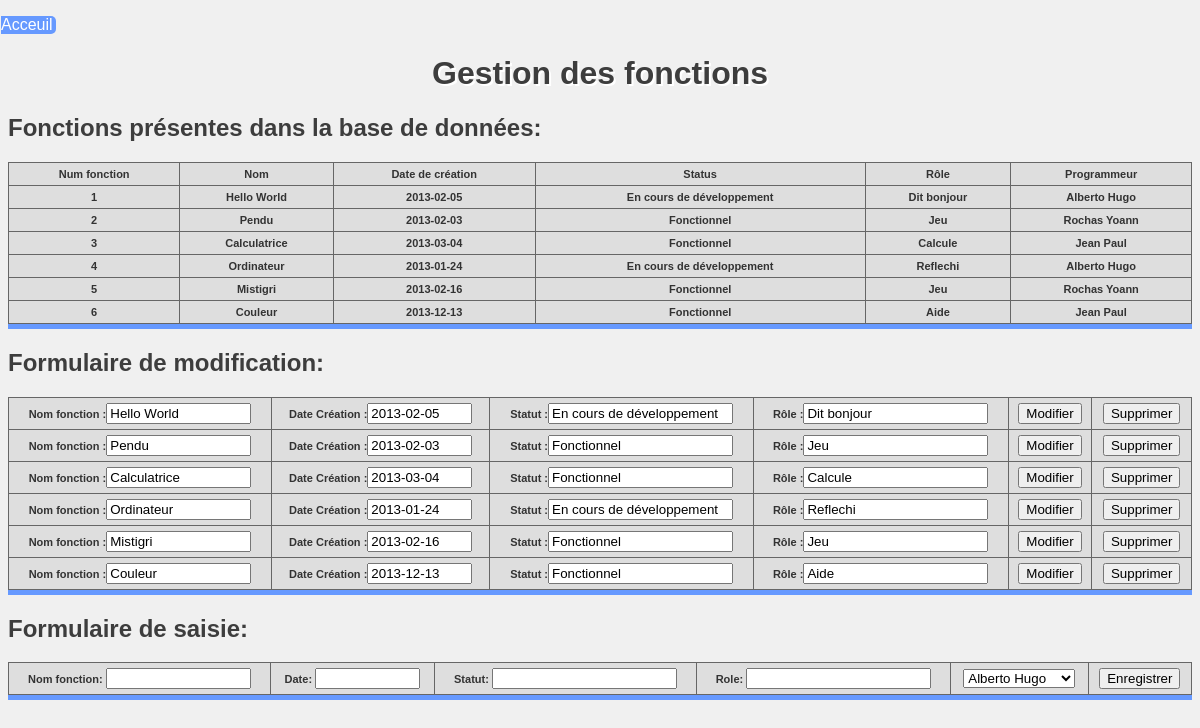
Page /fonction.php on the committed database.
### tables this page shows
create table Fonction(
    fonNum tinyint AUTO_INCREMENT,
    fonNom varchar(40),
    fonDate date,
    fonStatut varchar(40),
    fonRole varchar(40),
    proNum tinyint NOT NULL,
    primary key(fonNum));

create table Programmeur(
    proNum tinyint AUTO_INCREMENT,
    proNom varchar(20),
    proPrenom varchar(20),
    primary key(proNum));

### fonction.php (the view, shortened to what this page needs)
<!DOCTYPE html>
<html>
<link rel="stylesheet" href="site.css"/>
	<head>
	</head>
	<div class="accueil"><p><a href="index.php"/>Acceuil</a></p></div>
	<center><h1>Gestion des fonctions</h1></center>
	<body>
		<div class="tab">
		<p><h2>Fonctions présentes dans la base de données: </h2></p>
			<table>
				<thead>
					<tr>
						<th>Num fonction</th>
						<th>Nom</th>
						<th>Date de création</th>
						<th>Status</th>
						<th>Rôle</th>
						<th>Programmeur</th>
					</tr>
				</thead>
				<tbody>
				<?php
					$sql="SELECT Fonction.*,proNom, proPrenom FROM Fonction NATURAL JOIN Programmeur ORDER BY Fonction.fonNum";
					$result=mysql_query($sql);
					while($array=mysql_fetch_array($result))
					{
						$num=$array['fonNum'];
						$nom=$array['fonNom'];
						$date=$array['fonDate'];
						$statut=$array['fonStatut'];
						$role=$array['fonRole'];
						$programmeur=$array['proNom'];
						$programmeurP=$array['proPrenom'];
					?>
						<tr>
						<th><?=$num?></th>
						<th><?=$nom?></th>
						<th><?=$date?></th>
						<th><?=$statut?></th>
						<th><?=$role?></th>
						<th><? echo $programmeur ." ". $programmeurP?></th>
					</tr>
				<?
					}
				?>
				</tbody>
			</table>
			</div>
			<p><h2>Formulaire de modification: </h2></p>
			<div class="tab">
			<table>
			<?
				$sql="SELECT Fonction.*,proNom FROM Fonction NATURAL JOIN Programmeur ORDER BY Fonction.fonNum";
				$result=mysql_query($sql);
				while($array=mysql_fetch_array($result))
				{
					$nom=$array['fonNom'];
					$date=$array['fonDate'];
					$statut=$array['fonStatut'];
					$role=$array['fonRole'];
			?><tr>
			<form name="modif" method="post" action="">
				<th>Nom fonction :<input type="text" name="inputNom" value="<?=$nom?>" size="15"/></th>
				<th>Date Création :<input type="text" name="inputCreation" value="<?=$date?>" size="10"/></th>
				<th>Statut :<input type="text" name="inputStatut" value="<?=$statut?>" size="20"/></th>
				<th>Rôle :<input type="text" name="inputRole" value="<?=$role?>" size="20"/></th>
				<th><input type="submit" name="actionModification" value="Modifier"/></th>
			</form>
                        <form name="fSuppression" method="POST" action="">
                                <th><input type="submit" name="actionSupprimer" value="Supprimer"/></th>
                        </form>
			</tr>
			<? 	} ?>
			</table>
			</div>
		<div class="tab">
			<p><h2>Formulaire de saisie: </h2></p>
			<table>
			<form name="fAjoutFonction" method="POST" action="">
				<th>Nom fonction: <input type="text" name="inputNom" size="15"/></th>
				<th>Date: <input type="text" name="inputDate" size="10"/></th>
				<th>Statut: <input type="text" name="inputStatut" size="20"/></th>
				<th>Role: <input type="text" name="inputRole" size="20"/></th>
				<th>
				<select name="proNum">
					<?
						$result= mysql_query("SELECT proNum, proNom, proPrenom FROM Programmeur");
						while($row = mysql_fetch_assoc($result)){
						echo ('<option value="'.$row['proNum'].'">'.$row['proNom'].' '.$row['proPrenom'].'</option>');
						}
					?>
				</select>
				</th>
				<th><input type="submit" name="actionAjout" value="Enregistrer"/></th>
			</form>
			</table>
		</div>
	</body>
</html>

### site.css (style rules this page uses)
body { background:#F0F0F0; color:#3d3d3d; font-family: verdana,arial,sans-serif; }
a { text-decoration:none; color:black; }
h1 { text-shadow: 2px 2px #FFF; }
.accueil a { color:white; margin-right:0px; margin-left:-7px; display:block; background:#6699FF; width:55px; border-top-right-radius:5px; border-bottom-right-radius:5px; padding-left:0px; }
.tab { border-bottom: 5px solid #6699FF; }
table { font-size:11px; color:#333333; border-width: 1px; border-color: #666666; border-collapse: collapse; width:100%; }
table th { border-width: 1px; padding: 5px; border-style: solid; border-color: #666666; background-color: #dedede; }

### rows in the picture
fonction: fonNum "1", fonNom "Hello World", fonDate "2013-02-05", fonStatut "En cours de développement", fonRole "Dit bonjour", proNum.proNom "Alberto", proNum.proPrenom "Hugo", inputNom "Hello World", inputCreation "2013-02-05", inputStatut "En cours de développement", inputRole "Dit bonjour"
fonction: fonNum "2", fonNom "Pendu", fonDate "2013-02-03", fonStatut "Fonctionnel", fonRole "Jeu", proNum.proNom "Rochas", proNum.proPrenom "Yoann", inputNom "Pendu", inputCreation "2013-02-03", inputStatut "Fonctionnel", inputRole "Jeu"
fonction: fonNum "3", fonNom "Calculatrice", fonDate "2013-03-04", fonStatut "Fonctionnel", fonRole "Calcule", proNum.proNom "Jean", proNum.proPrenom "Paul", inputNom "Calculatrice", inputCreation "2013-03-04", inputStatut "Fonctionnel", inputRole "Calcule"
fonction: fonNum "4", fonNom "Ordinateur", fonDate "2013-01-24", fonStatut "En cours de développement", fonRole "Reflechi", proNum.proNom "Alberto", proNum.proPrenom "Hugo", inputNom "Ordinateur", inputCreation "2013-01-24", inputStatut "En cours de développement", inputRole "Reflechi"
fonction: fonNum "5", fonNom "Mistigri", fonDate "2013-02-16", fonStatut "Fonctionnel", fonRole "Jeu", proNum.proNom "Rochas", proNum.proPrenom "Yoann", inputNom "Mistigri", inputCreation "2013-02-16", inputStatut "Fonctionnel", inputRole "Jeu"
fonction: fonNum "6", fonNom "Couleur", fonDate "2013-12-13", fonStatut "Fonctionnel", fonRole "Aide", proNum.proNom "Jean", proNum.proPrenom "Paul", inputNom "Couleur", inputCreation "2013-12-13", inputStatut "Fonctionnel", inputRole "Aide"

### other values in the picture
form field proNum "Alberto Hugo"
